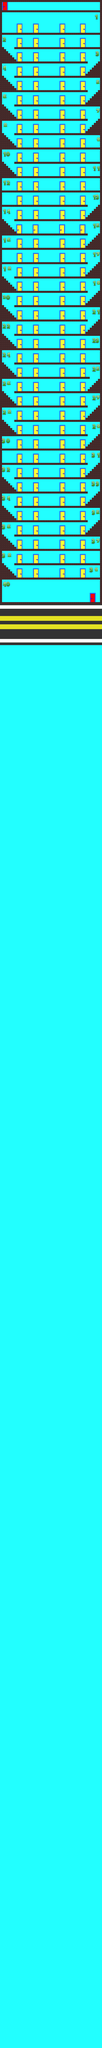

This game map was drawn from its Tiled (.tmx) file and the tilesets committed beside it. A one-line description and the trimmed map source follow:
An orthogonal 50x1000 tile map with 16x16 px tiles, 2 tile layers (Tile Layer 2, Tile Layer 1), 4 tilesets and 301 objects.

<map version="1.2" tiledversion="1.3.1" orientation="orthogonal" renderorder="right-down" compressionlevel="0" width="50" height="1000" tilewidth="16" tileheight="16" infinite="0" backgroundcolor="#55ffff" nextlayerid="7" nextobjectid="582">
 <tileset firstgid="1" source="ground.tsx" />
 <tileset firstgid="1025" source="numbers.tsx" />
 <tileset firstgid="1121" source="road.tsx" />
 <tileset firstgid="7871" source="Screen Shot 2020-02-03 at 22.18.24.tsx" />
 <layer id="6" name="Tile Layer 2" width="50" height="1000">
  <data>[50000 cells, 50000 non-empty, 2 distinct tile ids]</data>
 </layer>
 <layer id="1" name="Tile Layer 1" width="50" height="1000">
  <data>[50000 cells, 6903 non-empty, 1001 distinct tile ids]</data>
 </layer>
 <objectgroup id="3" name="walls">
  <object id="5" x="18.6667" y="256.667" width="402.333" height="15.3333" />
  <object id="297" x="414.667" y="255.333" width="368.667" height="17.3333" />
  <object id="7" x="112" y="367.333" width="312.667" height="17.3333" />
  <object id="301" x="417" y="367.667" width="367.333" height="16" />
  <object id="10" x="17.6668" y="479.75" width="402.333" height="16.5833" />
  <object id="302" x="415.666" y="479.333" width="272.417" height="17.3333" />
  <object id="55" x="113.416" y="591.583" width="311.667" height="17.3333" />
  <object id="11" x="416" y="591.667" width="367.666" height="16.6666" />
  <object id="12" x="19.0002" y="703.75" width="431" height="16.5833" />
  <object id="56" x="415.791" y="704" width="271.084" height="15" />
  <object id="306" x="112.333" y="815.333" width="240.667" height="17.3333" />
  <object id="13" x="416.333" y="816.333" width="368.666" height="15.3333" />
  <object id="14" x="13.6668" y="927.667" width="408.666" height="16.6666" />
  <object id="59" x="416.125" y="927.5" width="271.084" height="16.3333" />
  <object id="308" x="113.666" y="1039" width="336" height="17.3333" />
  <object id="15" x="417" y="1040.33" width="366.666" height="16" />
  <object id="16" x="17.0002" y="1152.25" width="406.333" height="16.0833" />
  <object id="309" x="415.667" y="1152" width="369.666" height="16" />
  <object id="60" x="113" y="1263.58" width="313.334" height="17.3333" />
  <object id="18" x="415.334" y="1263.83" width="368.833" height="16.3333" />
  <object id="19" x="16.8335" y="1376.33" width="415.833" height="15.3333" />
  <object id="310" x="416.334" y="1375.33" width="367.333" height="16.6666" />
  <object id="21" x="16.6668" y="1488.33" width="411.833" height="15.3333" />
  <object id="22" x="415.834" y="1487.83" width="369.833" height="16.3333" />
  <object id="23" x="19.3335" y="1599.83" width="404.333" height="16.3333" />
  <object id="61" x="415.958" y="1598.83" width="271.751" height="16.3333" />
  <object id="24" x="416.334" y="1711.33" width="367.833" height="17.3333" />
  <object id="64" x="112.5" y="1711.33" width="318.167" height="17.3333" />
  <object id="312" x="16.8335" y="1824.83" width="413.333" height="15.3333" />
  <object id="62" x="416.458" y="1824.33" width="271.084" height="16.3333" />
  <object id="26" x="17.8335" y="1936.17" width="402.833" height="16" />
  <object id="27" x="416.333" y="1935.67" width="368" height="16.6666" />
  <object id="63" x="415.291" y="2047.17" width="271.417" height="16.3333" />
  <object id="315" x="17.0002" y="2048.33" width="405" height="15.3333" />
  <object id="65" x="111.25" y="2159.5" width="326" height="17.3333" />
  <object id="316" x="416" y="2160.33" width="368" height="15.3333" />
  <object id="29" x="17.6668" y="2271.94" width="408.333" height="16.3958" />
  <object id="67" x="415.791" y="2271.5" width="270.751" height="16.3333" />
  <object id="66" x="112.667" y="2383.33" width="330.542" height="17.3333" />
  <object id="30" x="416.334" y="2383.67" width="368" height="15.3333" />
  <object id="317" x="16.3335" y="2496.33" width="414" height="15.3333" />
  <object id="319" x="416.375" y="2496.25" width="271.417" height="16.3333" />
  <object id="320" x="416.333" y="2607.67" width="367.333" height="15.3333" />
  <object id="321" x="111.75" y="2607.83" width="323.667" height="17.3333" />
  <object id="33" x="15.6668" y="2720.25" width="406.5" height="16.0833" />
  <object id="323" x="415.667" y="2719.67" width="368.666" height="16.6666" />
  <object id="35" x="416.334" y="2832.33" width="369.333" height="15.3333" />
  <object id="70" x="111.666" y="2831.33" width="312.667" height="17.3333" />
  <object id="326" x="415.708" y="2943.83" width="288.084" height="16.3333" />
  <object id="36" x="17.6668" y="2943.67" width="408.333" height="15.3333" />
  <object id="71" x="112.333" y="3056" width="308" height="17.3333" />
  <object id="327" x="416.334" y="3056.33" width="367.833" height="15.3333" />
  <object id="328" x="415.958" y="3167.5" width="271.751" height="16.3333" />
  <object id="38" x="17.0002" y="3167.67" width="415.515" height="15.3333" />
  <object id="330" x="112.333" y="3278.83" width="314" height="17.3333" />
  <object id="76" x="415.584" y="3279.83" width="367.833" height="15.3333" />
  <object id="39" x="17.0002" y="3391.67" width="410.666" height="16.6666" />
  <object id="74" x="415.958" y="3391.5" width="272.251" height="16.3333" />
  <object id="40" x="17.5003" y="3503.67" width="410.999" height="16.6666" />
  <object id="41" x="415.167" y="3503.67" width="369.333" height="15.9999" />
  <object id="42" x="17.5003" y="3616.33" width="409.999" height="16.6666" />
  <object id="77" x="415.458" y="3615.33" width="272.084" height="16.3333" />
  <object id="43" x="416.167" y="3728" width="367.666" height="15.6666" />
  <object id="78" x="113.166" y="3727.83" width="317.667" height="17.3333" />
  <object id="44" x="17.667" y="3839.92" width="412.999" height="16.6666" />
  <object id="79" x="415.958" y="3839.17" width="271.084" height="16.3333" />
  <object id="45" x="415.834" y="3951.67" width="368.666" height="17.9999" />
  <object id="80" x="112" y="3952" width="323.334" height="17.3333" />
  <object id="333" x="15.8337" y="4063.67" width="422.424" height="16.9999" />
  <object id="81" x="420.625" y="4064.5" width="266.417" height="16.3333" />
  <object id="335" x="416.288" y="4176.09" width="368.424" height="16.909" />
  <object id="336" x="113.166" y="4175.33" width="329.667" height="17.3333" />
  <object id="337" x="16.788" y="4287.75" width="418.924" height="16.2499" />
  <object id="49" x="415.83" y="4287.83" width="369.049" height="15.9999" />
  <object id="83" x="112.5" y="4399.83" width="312.334" height="17.3333" />
  <object id="50" x="416.121" y="4399.83" width="368.757" height="16.3332" />
  <object id="338" x="8.788" y="4511.5" width="415.757" height="16.9999" />
  <object id="52" x="415.288" y="4512" width="369.424" height="15.4999" />
  <object id="4" x="17" y="4704" width="767" height="23" />
  <object id="340" x="-1.33333" y="14.6663" width="18" height="5024.67" />
  <object id="3" x="784.026" y="2" width="15.9744" height="5039.33" />
  <object id="1" x="1.33333" y="80.6667" width="416" height="16" />
  <object id="351" x="414.667" y="255.333" width="368.667" height="17.3333" />
  <object id="300" x="417" y="367.667" width="367.333" height="16" />
  <object id="305" x="115" y="815.333" width="309" height="17.3333" />
  <object id="352" x="415.666" y="479.333" width="272.417" height="17.3333" />
  <object id="299" x="417" y="367.667" width="367.333" height="16" />
  <object id="350" x="414.667" y="255.333" width="368.667" height="17.3333" />
  <object id="354" x="414.667" y="255.333" width="368.667" height="17.3333" />
  <object id="370" x="32.125" y="384.25" width="16.25" height="16" />
  <object id="371" x="15.875" y="368.25" width="16.25" height="16" />
  <object id="372" x="47.625" y="399.75" width="16.25" height="16" />
  <object id="373" x="63.625" y="416" width="16.25" height="16" />
  <object id="374" x="79.375" y="431.75" width="16.25" height="16" />
  </objectgroup>
</map>
<!-- 207 of 301 objects omitted -->